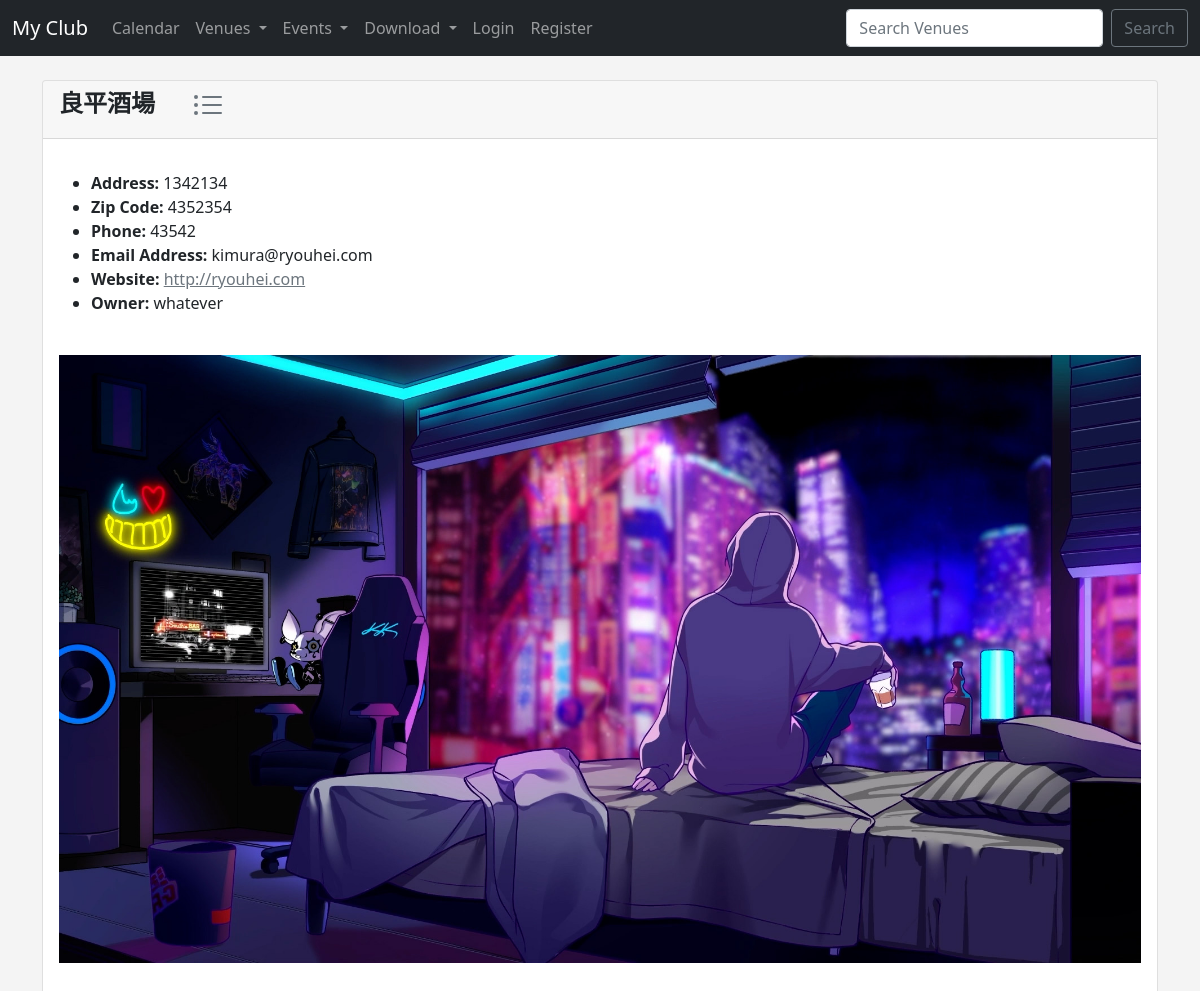
The app's page /show_venue/13 with its own data.
### events/models.py (models this page shows)
class Venue(models.Model):
	name = models.CharField('Venue name', max_length=120)
	address = models.CharField(max_length=300)
	zip_code = models.CharField('Zip Code', max_length=120)
	phone = models.CharField('Contact Phone', max_length=25, blank=True)
	web =  models.URLField('Website Address', blank=True)
	email_address = models.EmailField('Email Address', blank=True)
	owner = models.IntegerField("Venue Owner", blank=False, default=1)
	venue_image = models.ImageField(null=True, blank=True, upload_to="images/")
	def __str__(self):
		return self.name

### events/views.py (the view)
# urls.py: path('show_venue/<venue_id>', views.show_venue, name='show-venue'),
def show_venue(request, venue_id):
	venue = Venue.objects.get(pk=venue_id)
	venue_owner = User.objects.get(pk=venue.owner)
	return render(request, 'events/show_venue.html',
		{'venue': venue,
		 'venue_owner': venue_owner,
		 })

### events/templates/events/show_venue.html (shortened to what this page needs)
{% extends 'events/base.html' %}
{% block content %}
<div class="card">
		<div class="card-header">
	    <h4><strong>{{ venue }}</strong>
				<a href="" class="link-secondary">
			  </a>
			</h4>
  	</div>
  <div class="card-body">
    <p class="card-text">
    	<ul>
			<li><strong>Address: </strong>{{ venue.address }}</li>
			<li><strong>Zip Code: </strong>{{ venue.zip_code }}</li>
			<li><strong>Phone: </strong>{{ venue.phone }}</li>
			<li><strong>Email Address: </strong>{{ venue.email_address }}</li>
			<li><strong>Website: </strong><a href="{{ venue.web }}" class="link-secondary">{{ venue.web }}</a></li>
			<li><strong>Owner: </strong>{{ venue_owner }}</li>
		</ul>
		<br/>
		{% if venue.venue_image %}
			<img src="{{ venue.venue_image.url }}" class="img-fluid">
		{% endif %}
    </p>
  </div>
</div>
{% endblock %}

### events/templates/events/base.html (style rules this page uses)
body { background-color: #f4f4f4; }

### records on screen
Venue: name "良平酒場", address "1342134", zip_code "4352354", phone "43542", email_address "kimura@ryouhei.com", web "http://ryouhei.com", venue_image (picture)

### other values on screen
{{ venue_owner }} "whatever"
